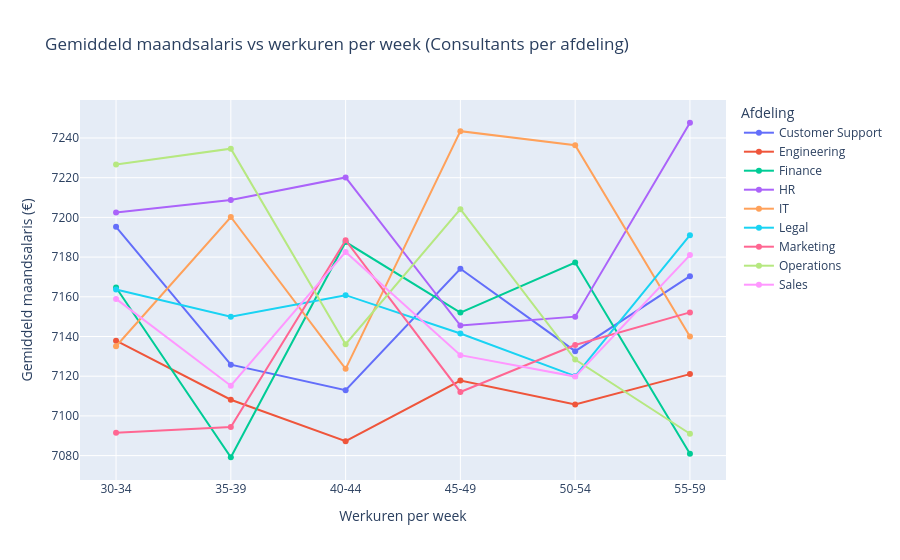

The code cell stored with this chart in its notebook:
### Code cell
import pandas as pd
import plotly.express as px

# Filter consultants
consultants = data[data['Job_Title'] == 'Consultant'].copy()

# Define bins and labels
bins = [30, 35, 40, 45, 50, 55, 60]
labels = ['30-34', '35-39', '40-44', '45-49', '50-54', '55-59']
consultants['Hours_Bin'] = pd.cut(consultants['Work_Hours_Per_Week'], bins=bins, labels=labels, right=False)

# Group by Department and Hours_Bin and calculate average salary
avg_salary = consultants.groupby(['Department', 'Hours_Bin'], observed=True)['Monthly_Salary'].mean().reset_index()

# Create interactive line plot with Plotly Express
fig = px.line(
    avg_salary,
    x='Hours_Bin',
    y='Monthly_Salary',
    color='Department',
    markers=True,
    labels={
        'Hours_Bin': 'Werkuren per week',
        'Monthly_Salary': 'Gemiddeld maandsalaris (€)',
        'Department': 'Afdeling'
    },
    title='Gemiddeld maandsalaris vs werkuren per week (Consultants per afdeling)'
)

fig.update_layout(xaxis=dict(tickmode='array', tickvals=labels, ticktext=labels))

fig.show()

### Figure 1 — Plotly figure (JSON) as saved in the notebook; plotly's stock layout.template omitted (floating-point values rounded to 4 significant figures)
{"data": [{"hovertemplate": "Afdeling=Customer Support<br>Werkuren per week=%{x}<br>Gemiddeld maandsalaris (€)=%{y}<extra></extra>", "legendgroup": "Customer Support", "line": {"color": "#636efa", "dash": "solid"}, "marker": {"symbol": "circle"}, "mode": "lines+markers", "name": "Customer Support", "orientation": "v", "showlegend": true, "type": "scatter", "x": ["30-34", "35-39", "40-44", "45-49", "50-54", "55-59"], "xaxis": "x", "y": [7195.0, 7126.0, 7113.0, 7174.0, 7133.0, 7170.0], "yaxis": "y"}, {"hovertemplate": "Afdeling=Engineering<br>Werkuren per week=%{x}<br>Gemiddeld maandsalaris (€)=%{y}<extra></extra>", "legendgroup": "Engineering", "line": {"color": "#EF553B", "dash": "solid"}, "marker": {"symbol": "circle"}, "mode": "lines+markers", "name": "Engineering", "orientation": "v", "showlegend": true, "type": "scatter", "x": ["30-34", "35-39", "40-44", "45-49", "50-54", "55-59"], "xaxis": "x", "y": [7138.0, 7108.0, 7087.0, 7118.0, 7106.0, 7121.0], "yaxis": "y"}, {"hovertemplate": "Afdeling=Finance<br>Werkuren per week=%{x}<br>Gemiddeld maandsalaris (€)=%{y}<extra></extra>", "legendgroup": "Finance", "line": {"color": "#00cc96", "dash": "solid"}, "marker": {"symbol": "circle"}, "mode": "lines+markers", "name": "Finance", "orientation": "v", "showlegend": true, "type": "scatter", "x": ["30-34", "35-39", "40-44", "45-49", "50-54", "55-59"], "xaxis": "x", "y": [7165.0, 7079.0, 7188.0, 7152.0, 7177.0, 7081.0], "yaxis": "y"}, {"hovertemplate": "Afdeling=HR<br>Werkuren per week=%{x}<br>Gemiddeld maandsalaris (€)=%{y}<extra></extra>", "legendgroup": "HR", "line": {"color": "#ab63fa", "dash": "solid"}, "marker": {"symbol": "circle"}, "mode": "lines+markers", "name": "HR", "orientation": "v", "showlegend": true, "type": "scatter", "x": ["30-34", "35-39", "40-44", "45-49", "50-54", "55-59"], "xaxis": "x", "y": [7202.0, 7209.0, 7220.0, 7146.0, 7150.0, 7248.0], "yaxis": "y"}, {"hovertemplate": "Afdeling=IT<br>Werkuren per week=%{x}<br>Gemiddeld maandsalaris (€)=%{y}<extra></extra>", "legendgroup": "IT", "line": {"color": "#FFA15A", "dash": "solid"}, "marker": {"symbol": "circle"}, "mode": "lines+markers", "name": "IT", "orientation": "v", "showlegend": true, "type": "scatter", "x": ["30-34", "35-39", "40-44", "45-49", "50-54", "55-59"], "xaxis": "x", "y": [7135.0, 7200.0, 7124.0, 7243.0, 7236.0, 7140.0], "yaxis": "y"}, {"hovertemplate": "Afdeling=Legal<br>Werkuren per week=%{x}<br>Gemiddeld maandsalaris (€)=%{y}<extra></extra>", "legendgroup": "Legal", "line": {"color": "#19d3f3", "dash": "solid"}, "marker": {"symbol": "circle"}, "mode": "lines+markers", "name": "Legal", "orientation": "v", "showlegend": true, "type": "scatter", "x": ["30-34", "35-39", "40-44", "45-49", "50-54", "55-59"], "xaxis": "x", "y": [7164.0, 7150.0, 7161.0, 7142.0, 7120.0, 7191.0], "yaxis": "y"}, {"hovertemplate": "Afdeling=Marketing<br>Werkuren per week=%{x}<br>Gemiddeld maandsalaris (€)=%{y}<extra></extra>", "legendgroup": "Marketing", "line": {"color": "#FF6692", "dash": "solid"}, "marker": {"symbol": "circle"}, "mode": "lines+markers", "name": "Marketing", "orientation": "v", "showlegend": true, "type": "scatter", "x": ["30-34", "35-39", "40-44", "45-49", "50-54", "55-59"], "xaxis": "x", "y": [7091.0, 7094.0, 7188.0, 7112.0, 7136.0, 7152.0], "yaxis": "y"}, {"hovertemplate": "Afdeling=Operations<br>Werkuren per week=%{x}<br>Gemiddeld maandsalaris (€)=%{y}<extra></extra>", "legendgroup": "Operations", "line": {"color": "#B6E880", "dash": "solid"}, "marker": {"symbol": "circle"}, "mode": "lines+markers", "name": "Operations", "orientation": "v", "showlegend": true, "type": "scatter", "x": ["30-34", "35-39", "40-44", "45-49", "50-54", "55-59"], "xaxis": "x", "y": [7227.0, 7235.0, 7136.0, 7204.0, 7128.0, 7091.0], "yaxis": "y"}, {"hovertemplate": "Afdeling=Sales<br>Werkuren per week=%{x}<br>Gemiddeld maandsalaris (€)=%{y}<extra></extra>", "legendgroup": "Sales", "line": {"color": "#FF97FF", "dash": "solid"}, "marker": {"symbol": "circle"}, "mode": "lines+markers", "name": "Sales", "orientation": "v", "showlegend": true, "type": "scatter", "x": ["30-34", "35-39", "40-44", "45-49", "50-54", "55-59"], "xaxis": "x", "y": [7159.0, 7115.0, 7183.0, 7131.0, 7120.0, 7181.0], "yaxis": "y"}], "layout": {"legend": {"title": {"text": "Afdeling"}, "tracegroupgap": 0}, "title": {"text": "Gemiddeld maandsalaris vs werkuren per week (Consultants per afdeling)"}, "xaxis": {"anchor": "y", "domain": [0, 1], "tickmode": "array", "ticktext": ["30-34", "35-39", "40-44", "45-49", "50-54", "55-59"], "tickvals": ["30-34", "35-39", "40-44", "45-49", "50-54", "55-59"], "title": {"text": "Werkuren per week"}}, "yaxis": {"anchor": "x", "domain": [0, 1], "title": {"text": "Gemiddeld maandsalaris (€)"}}}}
